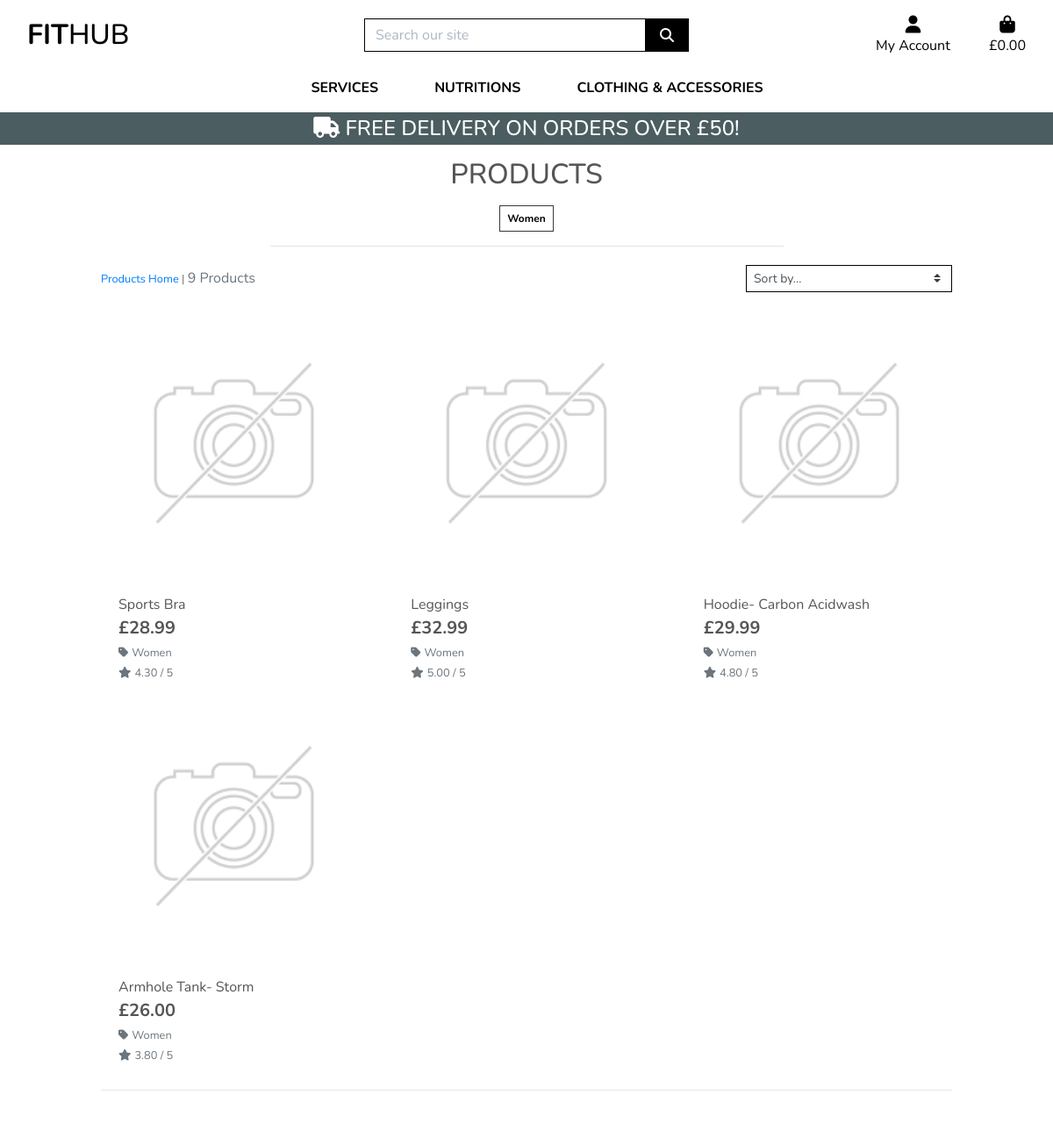
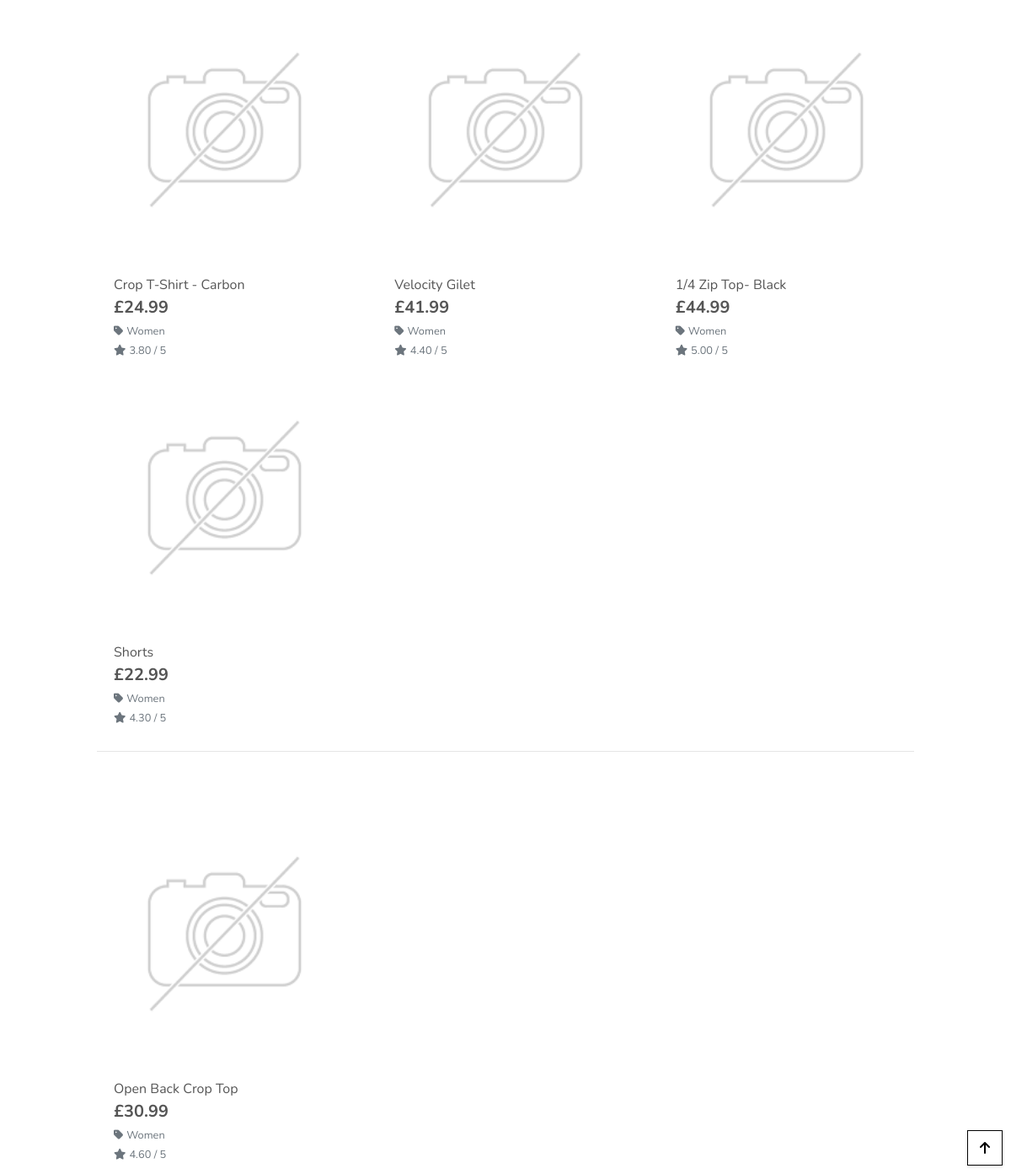
The app's page /products/?category=women with its own data (2 pictures, top to bottom).
### products/models.py (models this page shows, shortened)
class Category(models.Model):
    class Meta:
        verbose_name_plural = 'Categories'
    name = models.CharField(max_length=254)
    friendly_name = models.CharField(max_length=254, null=True, blank=True)

class Product(models.Model):
    category = models.ForeignKey('Category', null=True, blank=True, on_delete=models.SET_NULL)
    sku = models.CharField(max_length=254, null=True, blank=True)
    name = models.CharField(max_length=254)
    description = models.TextField()
    has_sizes = models.BooleanField(default=False, null=True, blank=True)
    price = models.DecimalField(max_digits=6, decimal_places=2)
    rating = models.DecimalField(max_digits=6, decimal_places=2, null=True, blank=True)
    image_url = models.URLField(max_length=1024, null=True, blank=True)
    image = models.ImageField(null=True, blank=True)

### products/views.py (the view, shortened to what this page needs)
# urls.py: path('', views.all_products, name='products'),
def all_products(request):
    products = Product.objects.all()
    query = None
    categories = None
    sort = None
    direction = None
    if request.GET:
        if 'category' in request.GET:
            categories = request.GET['category'].split(',')
            products = products.filter(category__name__in=categories)
            categories = Category.objects.filter(name__in=categories)
    current_sorting = f'{sort}_{direction}'
    context = {
        'products': products,
        'search_term': query,
        'current_categories': categories,
        'current_sorting': current_sorting,
    }
    return render(request, 'products/products.html', context)

### bag/contexts.py (called while the page is built, shortened)
def bag_contents(request):
    bag_items = []
    total = 0
    product_count = 0
    bag = request.session.get('bag', {})
    if total < settings.FREE_DELIVERY_THRESHOLD:
        delivery = total * Decimal(settings.STANDARD_DELIVERY_PERCENTAGE / 100)
        free_delivery_delta = settings.FREE_DELIVERY_THRESHOLD - total
    else:
        delivery = 0
        free_delivery_delta = 0
    grand_total = delivery + total
    context = {
        'bag_items': bag_items,
        'total': total,
        'product_count': product_count,
        'delivery': delivery,
        'free_delivery_delta': free_delivery_delta,
        'free_delivery_threshold': settings.FREE_DELIVERY_THRESHOLD,
        'grand_total': grand_total,
    }
    return context

### products/templates/products/products.html (shortened to what this page needs)
{% extends "base.html" %}
{% load static %}
{% block page_header %}
    <div class="container header-container">
    </div>
{% endblock %}
{% block content %}
    <div class="container-fluid">
        <div class="row">
            <div class="col text-center mt-3">
                <h2 class="logo-font">Products</h2>
                {% for c in current_categories %}
                    <a class="category-badge text-decoration-none" href="{% url 'products' %}?category={{ c.name }}">
                        <span class="p-2 mt-2 badge badge-white text-black rounded-0 border border-dark">{{ c.friendly_name }} </span>
                    </a>
                {% endfor %}
                <hr class="w-50 mb-1">
            </div>
        </div>
        <div class="row">
            <div class="product-container col-10 offset-1">
                {% for c in current_categories %}
                    {% if c.id < 8 %}
                        <div class="row mt-1 mb-2">
                            <div class="col-12 col-md-6 my-auto order-md-last d-flex justify-content-center justify-content-md-end">
                                <div class="sort-select-wrapper w-50">
                                    <select id="sort-selector" class="custom-select custom-select-sm rounded-0 border border-{% if current_sorting != 'None_None' %}info{% else %}black{% endif %}">
                                        <option value="reset" {% if current_sorting == 'None_None' %}selected{% endif %}>Sort by...</option>
                                    </select>
                                </div>
                            </div>
                            <div class="col-12 col-md-6 order-md-first">
                                <p class="text-muted mt-3 text-center text-md-left">
                                    {% if search_term or current_categories or current_sorting != 'None_None' %}
                                        <span class="small"><a href="{% url 'products' %}">Products Home</a> | </span>
                                    {% endif %}
                                    {{ products|length }} Products{% if search_term %} found for <strong>"{{ search_term }}"</strong>{% endif %}
                                </p>
                            </div>
                        </div>
                    {% endif %}
                {% endfor %}
                <div class="row">
                    {% for product in products %}
                        <div class="col-sm-6 col-md-6 col-lg-4 col-xl-4">
                            <div class="card h-100 border-0">
                                {% if product.image %}
                                <a href="{% url 'product_detail' product.id %}">
                                    <img class="card-img-top img-fluid" src="{{ product.image.url }}" alt="{{ product.name }}">
                                </a>
                                {% else %}
                                <a href="{% url 'product_detail' product.id %}">
                                    <img class="card-img-top img-fluid" src="{{ MEDIA_URL }}noimage.png" alt="{{ product.name }}">
                                </a>
                                {% endif %}
                                <div class="card-body pb-0">
                                    <p class="mb-0">{{ product.name }}</p>
                                </div>
                                <div class="card-footer bg-white pt-0 border-0 text-left">
                                    <div class="row">
                                        <div class="col">
                                            <p class="lead mb-0 text-left font-weight-bold">£{{ product.price }}</p>
                                            {% if product.category %}
                                            <p class="small mt-1 mb-0">
                                                <a class="text-muted" href="{% url 'products' %}?category={{ product.category.name }}">
                                                    <i class="fas fa-tag mr-1"></i>{{ product.category.friendly_name }}
                                                </a>
                                            </p>
                                            {% endif %}
                                            {% if product.rating %}
                                                <small class="text-muted"><i class="fas fa-star mr-1"></i>{{ product.rating }} / 5</small>
                                            {% else %}
                                                <small class="text-muted">No Rating</small>
                                            {% endif %}
                                        </div>
                                    </div>
                                </div>
                            </div>
                        </div>
                        {% if forloop.counter|divisibleby:4 %}
                            <div class="col-12 d-none d-xl-block mb-5">
                                <hr>
                            </div>
                        {% endif %}
                    {% endfor %}
                </div>
            </div>
        </div>
    </div>
    <div class="btt-button shadow-sm rounded-0 border border-black">
        <a class="btt-link d-flex h-100">
            <i class="fas fa-arrow-up text-black mx-auto my-auto"></i>
        </a>
    </div>
{% endblock %}

### static/css/base.css (style rules this page uses)
html { height: 100%; }
body { background: url('/media/home_page_background.jpg') no-repeat center center fixed; background-size: cover; height: calc(100vh - 164px); color: #555; font-family: 'Nunito', sans-serif; }
.logo-font { text-transform: uppercase; }
.text-black { color: #000 !important; }
.border-black { border: 1px solid black !important; }
.btt-button { height: 42px; width: 42px; position: fixed; bottom: 10px; right: 10px; }
.btt-link, .update-link, .remove-item { cursor: pointer; }
@media (min-width: 1200px) { .container { max-width: 80%; } }
@media (min-width: 992px) { .header-container { padding-top: 164px; } }

### records on screen
Category: friendly_name "Women", products "9"
Product: image (placeholder picture), name "Sports Bra", price "28.99", category.friendly_name "Women", rating "4.30"
Product: image (placeholder picture), name "Leggings", price "32.99", category.friendly_name "Women", rating "5.00"
Product: image (placeholder picture), name "Hoodie- Carbon Acidwash", price "29.99", category.friendly_name "Women", rating "4.80"
Product: image (placeholder picture), name "Armhole Tank- Storm", price "26.00", category.friendly_name "Women", rating "3.80"
Product: image (placeholder picture), name "Crop T-Shirt - Carbon", price "24.99", category.friendly_name "Women", rating "3.80"
Product: image (placeholder picture), name "Velocity Gilet", price "41.99", category.friendly_name "Women", rating "4.40"
Product: image (placeholder picture), name "1/4 Zip Top- Black", price "44.99", category.friendly_name "Women", rating "5.00"
Product: image (placeholder picture), name "Shorts", price "22.99", category.friendly_name "Women", rating "4.30"
Product: image (placeholder picture), name "Open Back Crop Top", price "30.99", category.friendly_name "Women", rating "4.60"

### other values on screen
{{ free_delivery_threshold }} "50"
